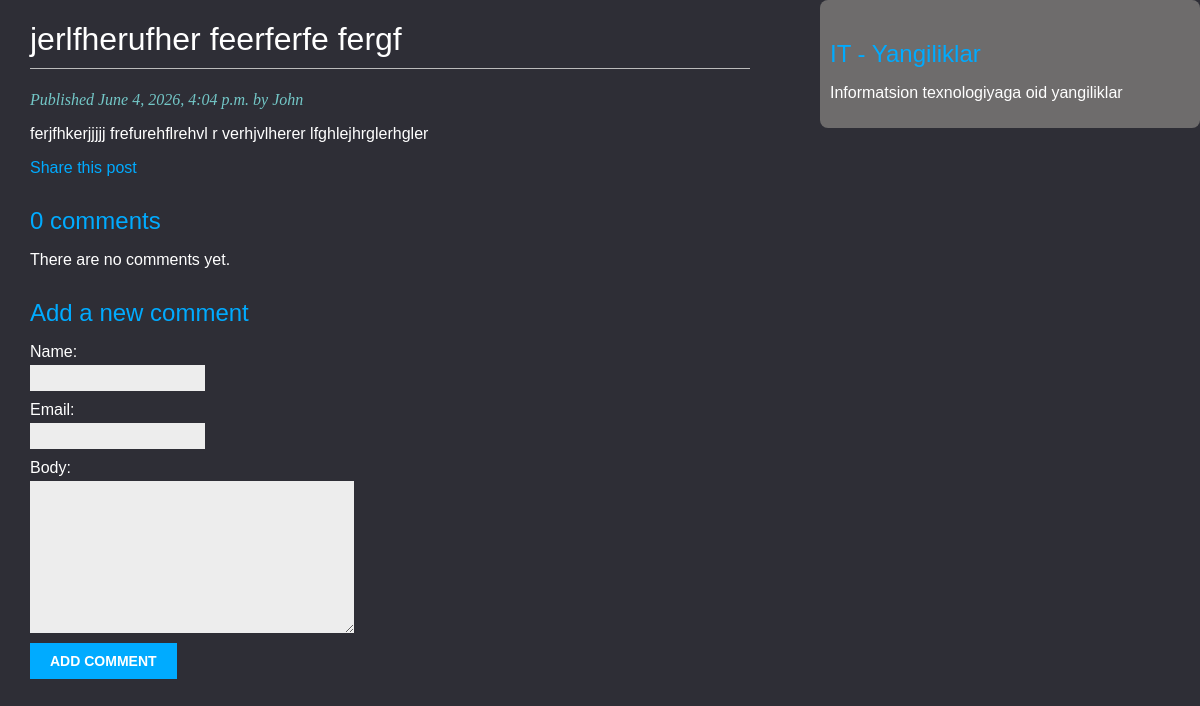
The app's page /2026/6/4/jerlfherufher-feerferfe-fergf/ with its own data.
### blogapp/models.py (models this page shows, shortened)
class Post(models.Model):
    STATUS_CHOICES = (
        ('draft', 'Draft'),
        ('published', 'Published')
    )
    title = models.CharField(max_length=250)
    slug = models.CharField(max_length=250, unique_for_date='publish')
    author = models.ForeignKey(User, on_delete=models.CASCADE, related_name='blog_posts')
    body = models.TextField()
    publish = models.DateTimeField(default=timezone.now())
    created = models.DateTimeField(auto_now_add=True)
    updated = models.DateTimeField(auto_now=True)
    status = models.CharField(max_length=10, choices=STATUS_CHOICES, default='draft')
    class Meta:
        ordering = ('-publish',)
    objects = models.Manager()
    published = PublishedManager()

### blogapp/views.py (the view)
# urls.py: path('<int:year>/<int:month>/<int:day>/<slug:slug>/', post_detail, name='post_detail'),
def post_detail(request, year, month, day, slug):
    post = get_object_or_404(Post, slug=slug, status='published', publish__year=year, publish__month=month,
                             publish__day=day)
    comments = post.comments.filter(active=True)
    new_comment = None
    if request.method == 'POST':
        comment_form = CommentForm(data=request.POST)
        if comment_form.is_valid():
            new_comment = comment_form.save(commit=False)
            new_comment.post = post
            new_comment.save()
    else:
        comment_form = CommentForm()
    return render(request,
                  'blog/post/detail.html',
                  {'post': post,
                   'comments': comments,
                   'new_comment': new_comment,
                   'comment_form': comment_form})

### blogapp/forms.py
class CommentForm(forms.ModelForm):
    class Meta:
        model = Comment
        fields = ('name', 'email', 'body')

### templates/blog/post/detail.html (shortened to what this page needs)
{% extends 'blog/base.html' %}
{% block content %}
    <h1>{{ post.title }}</h1>
    <p class="date">
        Published {{ post.publish }} by {{ post.author }}
    </p>
    {{ post.body|linebreaks }}
    <p>
        <a href="{% url 'blogapp:post_share' post.id %}">
            Share this post
        </a>
    </p>
    {% with comments.count as total_comments %}
        <h2>
            {{ total_comments }} comment{{total_comments|pluralize}}
        </h2>
    {% endwith %}
    {% for comment in comments %}
        <div class="comment">
            <p class="info">
                Comment {{ forloop.counter }} by {{comment.name}}
                {{ comment.created }}
            </p>
            {{ comment.body|linebreaks }}
        </div>
    {% empty %}
        <p> There are no comments yet.</p>
    {% endfor %}
    {% if new_comment %}
        <h2>Your comment has been added</h2>
    {% else %}
        <h2>Add a new comment</h2>
        <form method="post" style="color:white !important;">
            {{ comment_form.as_p }}
            <p><input type="submit" value="Add comment"></p>
        </form>
    {% endif %}
{% endblock %}

### static/css/blog.css (style rules this page uses)
body { margin:0; padding:0; font-family:helvetica,sans-serif; background-color:#2e2e36; color:white; }
a { color: #00abff; text-decoration:none; }
h1 { font-weight:normal; border-bottom:1px solid #bbb; padding:0 0 10px 0; }
h2 { font-weight:normal; margin:30px 0 0; color:#00abff; }
p.date { color:#73c7c7; font-family:georgia,serif; fon-size:12px; font-style:italic; }
label { float: left; clear:both; color:#333; margin-bottom:4px; }
input,textarea { clear:both; float:left; margin:0 0 10px; background:#ededed; border:0; padding:6px 10px; font-size:12px; }
input[type=submit] { font-weight:bold; background:#00abff; color:#fff; padding:10px 20px; font-size:14px; text-transform:uppercase; }
label { color:blue !important; }

### templates/blog/base.html (style rules this page uses)
label { color: white !important; }

### records on screen
Post: title "jerlfherufher feerferfe fergf", publish "June 4, 2026, 4:04 p.m.", author "John", body "ferjfhkerjjjjj frefurehflrehvl r verhjvlherer lfghlejhrglerhgler"

### other values on screen
{{ total_comments }} "0"
